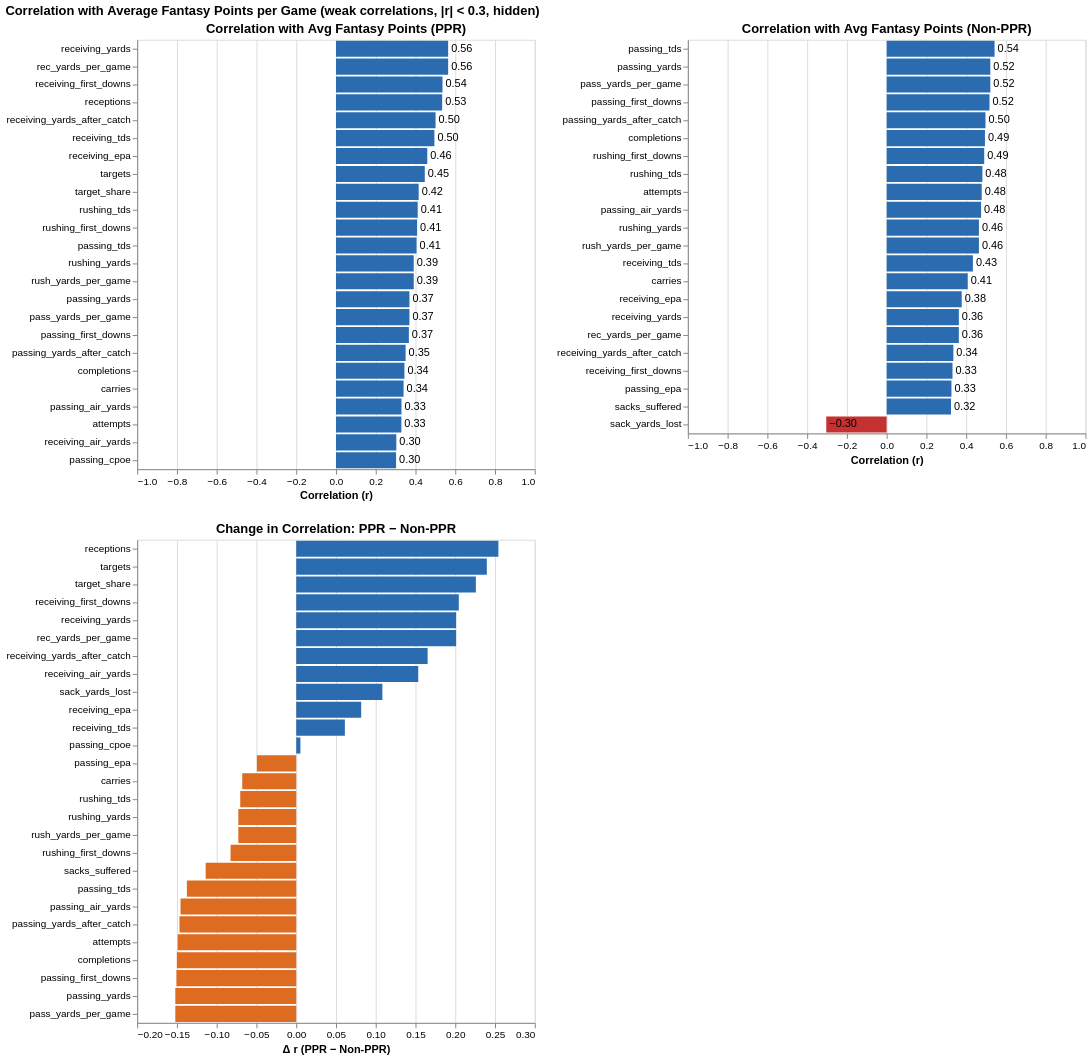

The code cell stored with this chart in its notebook:
### Markdown cell above
### Correlations 

The following visuals highlight moderate and strong correlations between statistics and player performance. 

In this first pass **we have not separated by posistion intentionally**. Before examining posistion specific performance drivers, we want to uncover high level trends which will provide the foundational strategy for selecting players.

### Code cell
ppr_corr_bar_chart = viz.corr_bar_chart(all_ppr, 'avg_fantasy_points', 'Correlation with Avg Fantasy Points (PPR)', exclude=['fantasy_points'])
nonppr_corr_bar_chart = viz.corr_bar_chart(all_nonppr, 'avg_fantasy_points', 'Correlation with Avg Fantasy Points (Non-PPR)', exclude=['fantasy_points'])

# correlation of every numeric stat with the target, for each format
ppr_num = all_ppr.select_dtypes(include='number').copy()
nonppr_num = all_nonppr.select_dtypes(include='number').copy()

both = pd.DataFrame({
    'PPR': ppr_num.drop(columns=['avg_fantasy_points', 'fantasy_points']).corrwith(ppr_num['avg_fantasy_points']),
    'Non-PPR': nonppr_num.drop(columns=['avg_fantasy_points', 'fantasy_points']).corrwith(nonppr_num['avg_fantasy_points']),
}).dropna()
both = both[(both.abs() >= 0.3).any(axis=1)].rename_axis('stat').reset_index()
both['difference'] = both['PPR'] - both['Non-PPR']

difference_chart = alt.Chart(both, title='Change in Correlation: PPR − Non-PPR').mark_bar().encode(
    x=alt.X('difference:Q', title='Δ r (PPR − Non-PPR)'),
    y=alt.Y('stat:N', sort='-x', title=None),
    color=alt.condition('datum.difference > 0', alt.value('#2b6cb0'), alt.value('#dd6b20')),
    tooltip=['stat', alt.Tooltip('PPR:Q', format='.2f'), alt.Tooltip('Non-PPR:Q', format='.2f'),
             alt.Tooltip('difference:Q', format='+.2f')],
).properties(width=400, height=alt.Step(18))

(
    (ppr_corr_bar_chart | nonppr_corr_bar_chart)
    & difference_chart
).resolve_scale(
    color='independent'
).properties(
    title='Correlation with Average Fantasy Points per Game (weak correlations, |r| < 0.3, hidden)'
)

### Figure 1 — Vega-Lite specification as saved in the notebook (floating-point values rounded to 4 significant figures)
{"config": {"view": {"continuousWidth": 300, "continuousHeight": 300}}, "vconcat": [{"hconcat": [{"layer": [{"mark": {"type": "bar"}, "encoding": {"color": {"condition": {"test": "datum.correlation > 0", "value": "#2b6cb0"}, "value": "#c53030"}, "tooltip": [{"field": "stat", "type": "nominal"}, {"field": "correlation", "format": ".2f", "type": "quantitative"}], "x": {"field": "correlation", "scale": {"domain": [-1, 1]}, "title": "Correlation (r)", "type": "quantitative"}, "y": {"field": "stat", "sort": "-x", "title": null, "type": "nominal"}}, "title": "Correlation with Avg Fantasy Points (PPR)"}, {"mark": {"type": "text", "align": "left", "dx": 3}, "encoding": {"color": {"value": "black"}, "text": {"field": "correlation", "format": ".2f", "type": "quantitative"}, "tooltip": [{"field": "stat", "type": "nominal"}, {"field": "correlation", "format": ".2f", "type": "quantitative"}], "x": {"field": "correlation", "scale": {"domain": [-1, 1]}, "title": "Correlation (r)", "type": "quantitative"}, "y": {"field": "stat", "sort": "-x", "title": null, "type": "nominal"}}, "title": "Correlation with Avg Fantasy Points (PPR)"}], "data": {"name": "data-27650101cd2846889e615ddad0fc340d"}, "height": {"step": 18}, "width": 400}, {"layer": [{"mark": {"type": "bar"}, "encoding": {"color": {"condition": {"test": "datum.correlation > 0", "value": "#2b6cb0"}, "value": "#c53030"}, "tooltip": [{"field": "stat", "type": "nominal"}, {"field": "correlation", "format": ".2f", "type": "quantitative"}], "x": {"field": "correlation", "scale": {"domain": [-1, 1]}, "title": "Correlation (r)", "type": "quantitative"}, "y": {"field": "stat", "sort": "-x", "title": null, "type": "nominal"}}, "title": "Correlation with Avg Fantasy Points (Non-PPR)"}, {"mark": {"type": "text", "align": "left", "dx": 3}, "encoding": {"color": {"value": "black"}, "text": {"field": "correlation", "format": ".2f", "type": "quantitative"}, "tooltip": [{"field": "stat", "type": "nominal"}, {"field": "correlation", "format": ".2f", "type": "quantitative"}], "x": {"field": "correlation", "scale": {"domain": [-1, 1]}, "title": "Correlation (r)", "type": "quantitative"}, "y": {"field": "stat", "sort": "-x", "title": null, "type": "nominal"}}, "title": "Correlation with Avg Fantasy Points (Non-PPR)"}], "data": {"name": "data-7ac60ca472d5afb12c0f726e9634dbe0"}, "height": {"step": 18}, "width": 400}]}, {"data": {"name": "data-ef0ba9ebeca681245bdc4dbdf1b9ddc0"}, "mark": {"type": "bar"}, "encoding": {"color": {"condition": {"test": "datum.difference > 0", "value": "#2b6cb0"}, "value": "#dd6b20"}, "tooltip": [{"field": "stat", "type": "nominal"}, {"field": "PPR", "format": ".2f", "type": "quantitative"}, {"field": "Non-PPR", "format": ".2f", "type": "quantitative"}, {"field": "difference", "format": "+.2f", "type": "quantitative"}], "x": {"field": "difference", "title": "Δ r (PPR − Non-PPR)", "type": "quantitative"}, "y": {"field": "stat", "sort": "-x", "title": null, "type": "nominal"}}, "height": {"step": 18}, "title": "Change in Correlation: PPR − Non-PPR", "width": 400}], "resolve": {"scale": {"color": "independent"}}, "title": "Correlation with Average Fantasy Points per Game (weak correlations, |r| < 0.3, hidden)", "$schema": "https://vega.github.io/schema/vega-lite/v6.4.1.json", "datasets": {"data-27650101cd2846889e615ddad0fc340d": [{"stat": "completions", "correlation": 0.3443}, {"stat": "attempts", "correlation": 0.329}, {"stat": "passing_yards", "correlation": 0.3695}, {"stat": "passing_tds", "correlation": 0.4054}, {"stat": "passing_air_yards", "correlation": 0.3296}, {"stat": "passing_yards_after_catch", "correlation": 0.3504}, {"stat": "passing_first_downs", "correlation": 0.3667}, {"stat": "passing_cpoe", "correlation": 0.3024}, {"stat": "carries", "correlation": 0.3401}, {"stat": "rushing_yards", "correlation": 0.3913}, {"stat": "rushing_tds", "correlation": 0.4112}, {"stat": "rushing_first_downs", "correlation": 0.4083}, {"stat": "receptions", "correlation": 0.5341}, {"stat": "targets", "correlation": 0.4467}, {"stat": "receiving_yards", "correlation": 0.5643}, {"stat": "receiving_tds", "correlation": 0.4951}, {"stat": "receiving_air_yards", "correlation": 0.3036}, {"stat": "receiving_yards_after_catch", "correlation": 0.5009}, {"stat": "receiving_first_downs", "correlation": 0.5358}, {"stat": "receiving_epa", "correlation": 0.4593}, {"stat": "target_share", "correlation": 0.416}, {"stat": "pass_yards_per_game", "correlation": 0.3695}, {"stat": "rush_yards_per_game", "correlation": 0.3913}, {"stat": "rec_yards_per_game", "correlation": 0.5643}], "data-7ac60ca472d5afb12c0f726e9634dbe0": [{"stat": "completions", "correlation": 0.4944}, {"stat": "attempts", "correlation": 0.478}, {"stat": "passing_yards", "correlation": 0.5215}, {"stat": "passing_tds", "correlation": 0.5429}, {"stat": "sacks_suffered", "correlation": 0.3238}, {"stat": "sack_yards_lost", "correlation": -0.3037}, {"stat": "passing_air_yards", "correlation": 0.4751}, {"stat": "passing_yards_after_catch", "correlation": 0.4971}, {"stat": "passing_first_downs", "correlation": 0.5174}, {"stat": "passing_epa", "correlation": 0.326}, {"stat": "carries", "correlation": 0.4079}, {"stat": "rushing_yards", "correlation": 0.4641}, {"stat": "rushing_tds", "correlation": 0.4815}, {"stat": "rushing_first_downs", "correlation": 0.4908}, {"stat": "receiving_yards", "correlation": 0.3632}, {"stat": "receiving_tds", "correlation": 0.4339}, {"stat": "receiving_yards_after_catch", "correlation": 0.3356}, {"stat": "receiving_first_downs", "correlation": 0.3313}, {"stat": "receiving_epa", "correlation": 0.3776}, {"stat": "pass_yards_per_game", "correlation": 0.5215}, {"stat": "rush_yards_per_game", "correlation": 0.4641}, {"stat": "rec_yards_per_game", "correlation": 0.3632}], "data-ef0ba9ebeca681245bdc4dbdf1b9ddc0": [{"stat": "completions", "PPR": 0.3443, "Non-PPR": 0.4944, "difference": -0.1501}, {"stat": "attempts", "PPR": 0.329, "Non-PPR": 0.478, "difference": -0.149}, {"stat": "passing_yards", "PPR": 0.3695, "Non-PPR": 0.5215, "difference": -0.152}, {"stat": "passing_tds", "PPR": 0.4054, "Non-PPR": 0.5429, "difference": -0.1375}, {"stat": "sacks_suffered", "PPR": 0.21, "Non-PPR": 0.3238, "difference": -0.1139}, {"stat": "sack_yards_lost", "PPR": -0.1954, "Non-PPR": -0.3037, "difference": 0.1084}, {"stat": "passing_air_yards", "PPR": 0.3296, "Non-PPR": 0.4751, "difference": -0.1455}, {"stat": "passing_yards_after_catch", "PPR": 0.3504, "Non-PPR": 0.4971, "difference": -0.1468}, {"stat": "passing_first_downs", "PPR": 0.3667, "Non-PPR": 0.5174, "difference": -0.1507}, {"stat": "passing_epa", "PPR": 0.2765, "Non-PPR": 0.326, "difference": -0.04944}, {"stat": "passing_cpoe", "PPR": 0.3024, "Non-PPR": 0.2971, "difference": 0.005287}, {"stat": "carries", "PPR": 0.3401, "Non-PPR": 0.4079, "difference": -0.06787}, {"stat": "rushing_yards", "PPR": 0.3913, "Non-PPR": 0.4641, "difference": -0.07279}, {"stat": "rushing_tds", "PPR": 0.4112, "Non-PPR": 0.4815, "difference": -0.07039}, {"stat": "rushing_first_downs", "PPR": 0.4083, "Non-PPR": 0.4908, "difference": -0.08255}, {"stat": "receptions", "PPR": 0.5341, "Non-PPR": 0.2798, "difference": 0.2542}, {"stat": "targets", "PPR": 0.4467, "Non-PPR": 0.207, "difference": 0.2397}, {"stat": "receiving_yards", "PPR": 0.5643, "Non-PPR": 0.3632, "difference": 0.2011}, {"stat": "receiving_tds", "PPR": 0.4951, "Non-PPR": 0.4339, "difference": 0.06119}, {"stat": "receiving_air_yards", "PPR": 0.3036, "Non-PPR": 0.1501, "difference": 0.1534}, {"stat": "receiving_yards_after_catch", "PPR": 0.5009, "Non-PPR": 0.3356, "difference": 0.1653}, {"stat": "receiving_first_downs", "PPR": 0.5358, "Non-PPR": 0.3313, "difference": 0.2045}, {"stat": "receiving_epa", "PPR": 0.4593, "Non-PPR": 0.3776, "difference": 0.08169}, {"stat": "target_share", "PPR": 0.416, "Non-PPR": 0.1901, "difference": 0.2259}, {"stat": "pass_yards_per_game", "PPR": 0.3695, "Non-PPR": 0.5215, "difference": -0.152}, {"stat": "rush_yards_per_game", "PPR": 0.3913, "Non-PPR": 0.4641, "difference": -0.07279}, {"stat": "rec_yards_per_game", "PPR": 0.5643, "Non-PPR": 0.3632, "difference": 0.2011}]}}
